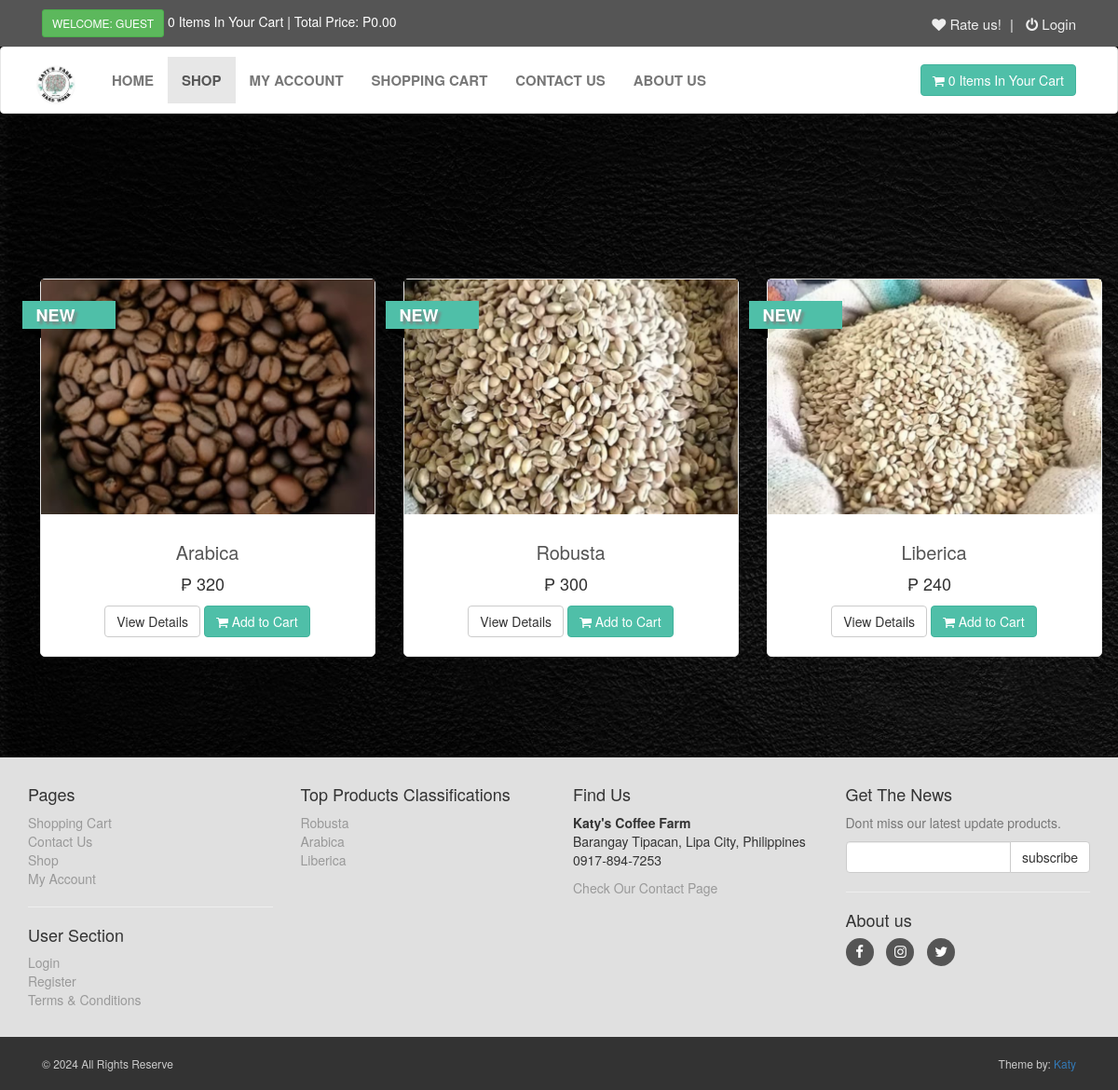
The page /shop.php on the database its author committed.
### tables this page shows
CREATE TABLE `products` (
  `product_id` int(10) NOT NULL,
  `p_cat_id` int(10) NOT NULL,
  `cat_id` int(10) NOT NULL,
  `manufacturer_id` int(10) NOT NULL,
  `expiry_date` date DEFAULT NULL,
  `product_title` text NOT NULL,
  `product_url` text NOT NULL,
  `product_img1` text NOT NULL,
  `product_img2` text NOT NULL,
  `product_img3` text DEFAULT NULL,
  `product_price` int(10) DEFAULT NULL,
  `product_keywords` text NOT NULL,
  `product_desc` text NOT NULL,
  `product_label` text NOT NULL,
  `product_sale` int(100) NOT NULL,
  `product_quan` int(10) NOT NULL,
  `product_status` varchar(100) NOT NULL,
  `product_lifespan` varchar(255) NOT NULL
);

CREATE TABLE `product_classifications` (
  `p_cat_id` int(10) NOT NULL,
  `p_cat_title` varchar(20) NOT NULL,
  `p_cat_image` varchar(100) NOT NULL
);

### functions/functions.php (the view, shortened to what this page needs)
<?php
$db = mysqli_connect("localhost","root","","ecom_store");
function items(){
    global $db;
    $c_id = getCustomerDetails();
    $get_items = "select * from cart where customer_id='$c_id'";
    $run_items = mysqli_query($db,$get_items);
    $count_items = mysqli_num_rows($run_items);
    echo $count_items;
}
function total_price(){
    $total = 0;
    echo "P" . $total . ".00";
}
function getProducts(){
    global $db;
    $aWhere = array();
    $per_page=6;
    if(isset($_GET['page'])){
        $page = $_GET['page'];
    }else{
        $page=1;
    }
    $start_from = ($page-1) * $per_page;
    $sLimit = " order by 1 DESC LIMIT $start_from,$per_page";
    $sWhere = (count($aWhere)>0?' WHERE '.implode(' or ',$aWhere):'').$sLimit;
    $get_products = "select * from products ".$sWhere;
    $run_products = mysqli_query($db,$get_products);
    while($row_products=mysqli_fetch_array($run_products)){
        $pro_title = $row_products['product_title'];
        $pro_price = $row_products['product_price'];
        $pro_sale_price = $row_products['product_sale'];
        $pro_url = $row_products['product_url'];
        $pro_img1 = $row_products['product_img1'];
        $pro_label = $row_products['product_label'];
        if($pro_label == "sale"){
            $product_price = " <del> ₱ $pro_price </del> ";
            $product_sale_price = "/ ₱ $pro_sale_price ";
        }else{
            $product_price = "  ₱ $pro_price  ";
            $product_sale_price = "";
        }
        if($pro_label == ""){
        }else{
            $product_label = "
                <a href='#' class='label $pro_label'>
                    <div class='theLabel'> $pro_label </div>
                    <div class='labelBackground'>  </div>
                </a>
            ";
        }
        echo "
        <div class='col-md-4 col-sm-6 center-responsive'>
            <div class='product'>
                <a href='$pro_url'>
                    <img class='img-responsive' src='admin_area/product_images/$pro_img1'>
                </a>
                <div class='text'>
                    <h3>
                        <a href='$pro_url'>
                            $pro_title
                        </a>
                    </h3>
                    <p class='price'>
                    $product_price &nbsp;$product_sale_price
                    </p>
                    <p class='button'>
                        <a class='btn btn-default' href='$pro_url'>
                            View Details
                        </a>
                        <a class='btn btn-primary' href='$pro_url'>
                            <i class='fa fa-shopping-cart'></i> Add to Cart
                        </a>
                    </p>
                </div>
                $product_label
            </div>
        </div>
        ";
    }
}
?>

### includes/footer.php (shortened to what this page needs)
<div id="footer">
    <div class="container">
        <div class="row">
            <div class="col-sm-6 col-md-3">
               <h4>Pages</h4>
                <ul>
                    <li><a href="cart.php">Shopping Cart</a></li>
                    <li><a href="contact.php">Contact Us</a></li>
                    <li><a href="shop.php">Shop</a></li>
                    <li><a href="customer/my_account.php">My Account</a></li>
                </ul>
                <hr>
                <h4>User Section</h4>
                <ul>
                           <?php
                           if(!isset($_SESSION['customer_email'])){
                               echo"<a href='checkout.php'>Login</a>";
                           }else{
                              echo"<a href='customer/my_account.php?my_orders'>My Account</a>";
                           }
                           ?>
                    <li><a href="customer_register.php">Register</a></li>
                    <li><a href="terms.php">Terms & Conditions</a></li>
                </ul>
            </div>
            <div class="com-sm-6 col-md-3">
                <h4>Top Products Classifications</h4>
                <ul>
                    <?php
                        $get_p_cats = "select * from product_classifications";
                        $run_p_cats = mysqli_query($con,$get_p_cats);
                        while($row_p_cats=mysqli_fetch_array($run_p_cats)){
                            $p_cat_id = $row_p_cats['p_cat_id'];
                            $p_cat_title = $row_p_cats['p_cat_title'];
                            echo "
                                <li>
                                    <a href='shop.php?p_cat=$p_cat_id'>
                                        $p_cat_title
                                    </a>
                                </li>
                            ";
                        }
                    ?>
                </ul>
            </div>
            <div class="col-sm-6 col-md-3">
                <h4>Find Us</h4>
                <p>
                    <strong>Katy's Coffee Farm</strong>
                    <br/>Barangay Tipacan, Lipa City, Philippines
                    <br/>0917-894-7253
                </p>
                <a href="contact.php">Check Our Contact Page</a>
            </div>
            <div class="col-sm-6 col-md-3">
                <h4>Get The News</h4>
                <p class="text-muted">
                    Dont miss our latest update products.
                </p>
                <form action="https://feedburner.google.com/fb/a/mailverify" method="post" target="popupwindow" onsubmit="window.open('https://feedburner.google.com/fb/a/mailverify?uri=M-devMedia', 'popupwindow', 'scrollbars=yes,width=550,height=520');return true" method="post">
                    <div class="input-group">
                        <input type="text" class="form-control" name="email">
                        <span class="input-group-btn">
                            <input type="submit" value="subscribe" class="btn btn-default">
                        </span>
                    </div>
                </form>
                <hr>
                <h4>About us</h4>
                <p class="social">
                    <a href="https://www.facebook.com/profile.php?id=100057324555412" target="_blank" class="fa fa-facebook"></a>
                    <a target="_blank" class="fa fa-instagram"></a>
                    <a target="_blank" class="fa fa-twitter"></a>
                </p>
            </div>
        </div>
    </div>
</div>
<div id="copyright">
    <div class="container">
        <div class="col-md-6">
            <p class="pull-left">&copy; 2024 All Rights Reserve</p>
        </div>
        <div class="col-md-6">
            <p class="pull-right">Theme by: <a href="#">Katy</a></p>
        </div>
    </div>
</div>

### styles/style.css (style rules this page uses)
body { font-size: 14px; line-height: 1.42857143; color: #333333; background-image: url(../images/bg.jpg); background-size: cover; overflow-x: hidden; }
.btn-primary { color: rgb(255, 255, 255); background: rgb(79, 191, 168); border-color: rgb(65, 179, 156); }
#content .product { background: #ffffff; border: solid 1px #e6e6e6; margin-bottom: 30px; box-sizing: border-box; border-radius: 5px; }
#content .product .text { padding: 10px 10px 0px; }
#content .product .text p.price { font-size: 18px; text-align: center; font-weight: 400; }
#content .product .text .button { text-align: center; clear: both; }
#content .product .text .button .btn { margin-bottom: 10px; }
#content .product .text h3 { text-align: center; font-size: 20px; }
#content .product .text h3 a { color: rgb(85, 85, 85); }
#footer { background: #e0e0e0; padding: 20px 0; }
#footer a { color: #999999; padding: 0; text-decoration: none; }
#footer ul { list-style: none; padding-left: 0px; }
#footer .social { text-align: left; }
#footer .social a { margin: 0px 10px 0px 0px; display: inline-block; color: #ffffff; width: 30px; height: 30px; border-radius: 15px; line-height: 30px; font-size: 15px; text-align: center; vertical-align: bottom; background: #555555; text-decoration: none; }
#copyright { background: #333333; color: #cccccc; padding: 20px 0px; font-size: 12px; }
#copyright p { margin: 0px; }
.product a img.img-responsive { height: 252px; width: 100%; object-fit: cover; }
.label { color: #000; text-transform: uppercase; font-size: 18px; font-weight: 700; position: absolute; top: 10px; padding-left: 51px; z-index: 20; }
.label .theLabel { position: relative; width: 100px; padding: 6px 50px 6px 15px; margin: 10px 50px 10px -71px; color: #fff; text-shadow: 3px 3px 3px grey; }
.label.new .theLabel { background: #4fbfa8; }
.label .theLabel:before, .label .theLabel:after { content: ""; position: absolute; width: 0; height: 0; }
.label .theLabel:after { left: 0; top: 100%; border-width: 5px 10px; border-style: solid; border-color: #000 #000 transparent transparent; }

### rows shown on the page
products: product_img1 (picture), product_title "Arabica", product_price "₱ 320", product_label "NEW"
products: product_img1 (picture), product_title "Robusta", product_price "₱ 300", product_label "NEW"
products: product_img1 (picture), product_title "Liberica", product_price "₱ 240", product_label "NEW"
product_classifications: p_cat_title "Robusta"
product_classifications: p_cat_title "Arabica"
product_classifications: p_cat_title "Liberica"

### other values the page prints
$count_items "0 0"
$total "0"
